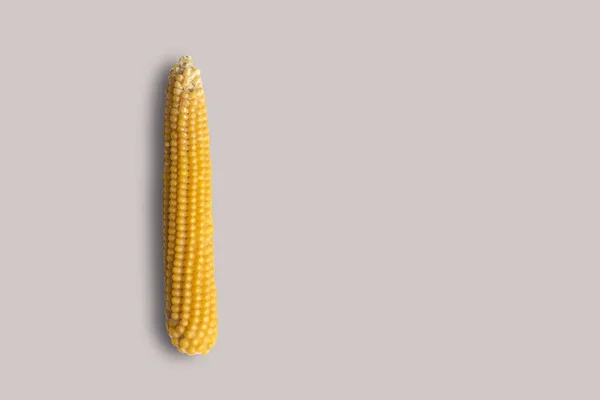
#> input picture images/corn/11.jpg, 600 x 400 px, found by its file name
$ python 'yellow and red kernels.py'
#> lines starting #> are read from the running program, lines starting #| are printed output that depends on the picture; after the words box and inside, x2 and y2 are one past the last pixel; in counts of white or black regions, pixels touching at a corner belong together
#> further down, image is the input picture: shape (400, 600, 3); mean B, G, R 189.2, 195.7, 206.9
import cv2
import numpy as np

def find_yellow_kernels(image):
    # Convert image to HSV color space
    hsv_image = cv2.cvtColor(image, cv2.COLOR_BGR2HSV)
#> hsv_image: shape (400, 600, 3); mean H, S, V 5.1, 22, 206.9

    # Define lower and upper bounds for yellow color in HSV
    lower_yellow = np.array([20, 100, 100])
    upper_yellow = np.array([30, 255, 255])

    # Threshold the image to get only yellow pixels
    yellow_mask = cv2.inRange(hsv_image, lower_yellow, upper_yellow)
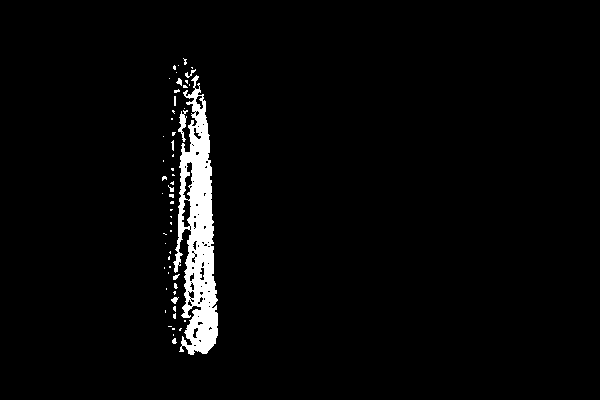
#> yellow_mask: shape (400, 600); 3% white; 56 white regions (46 under 20 px), largest, box (x1, y1, x2, y2) and area: (173, 75, 218, 355) 6516, (178, 110, 188, 142) 133, (185, 69, 196, 78) 34

    # Apply morphological operations to remove noise
    kernel = cv2.getStructuringElement(cv2.MORPH_RECT, (5, 5))
    yellow_mask = cv2.morphologyEx(yellow_mask, cv2.MORPH_OPEN, kernel)
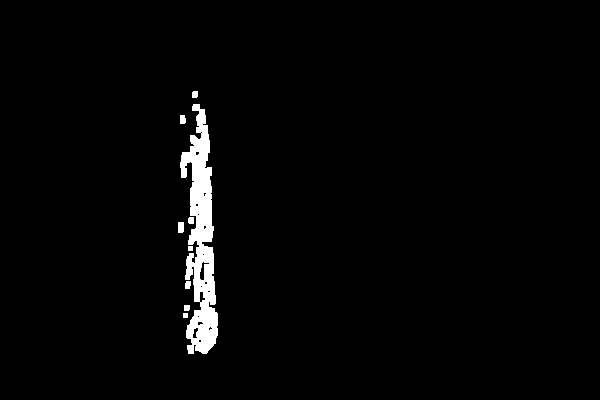
#> yellow_mask: shape (400, 600); 2.2% white; 9 white regions

    # Find contours of yellow kernels
    contours, _ = cv2.findContours(yellow_mask, cv2.RETR_EXTERNAL, cv2.CHAIN_APPROX_SIMPLE)
#> contours = 9 contours, 2 with area under 20; largest, box (x1, y1, x2, y2) and area: (180, 104, 218, 354) 4730, (178, 222, 184, 233) 50, (180, 115, 186, 124) 37, (185, 281, 191, 289) 31, (188, 217, 194, 224) 29, (192, 91, 198, 98) 29, (184, 305, 190, 311) 24

    # Display the number of yellow kernels
    num_kernels = len(contours)
#> num_kernels = 9
    print(f"Number of yellow kernels: {num_kernels}")
#| Number of yellow kernels: 9

    # Draw contours on the original image
    image_with_contours = cv2.drawContours(image.copy(), contours, -1, (0, 255, 255), 2)

    # Display the output image
    cv2.imshow("Yellow Kernels", image_with_contours)
    cv2.waitKey(0)
    cv2.destroyAllWindows()

# Load the image
image = cv2.imread(r'C:\Users\C.GOUTHAM\Desktop\Deepcorn\images\corn\11.jpg')

# Find yellow kernels in the image
find_yellow_kernels(image)

$ run again, with images/corn/1.jpg copied over images/corn/11.jpg
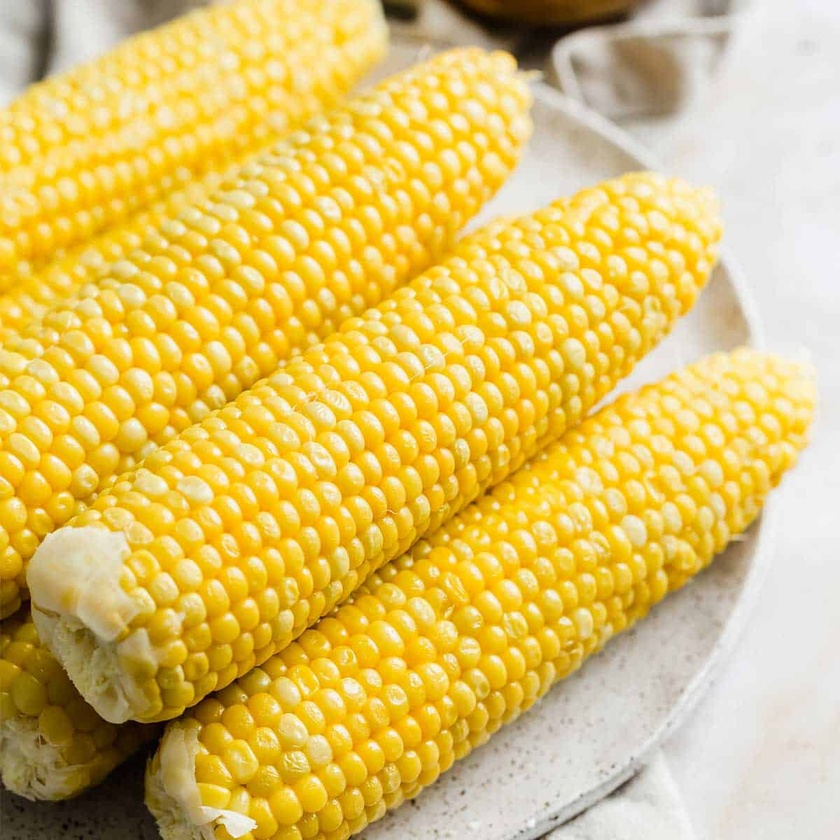
#> input picture images/corn/1.jpg, 840 x 840 px, shrunk from 1200 x 1200 before the run, found by its file name
#> image is the input picture: shape (840, 840, 3); mean B, G, R 104.5, 192.9, 221.9
#> hsv_image: shape (840, 840, 3); mean H, S, V 21.7, 135.6, 222
#> in find_yellow_kernels, `yellow_mask = cv2.morphologyEx(yellow_mask, cv2.MORPH_OPEN, kernel)`:
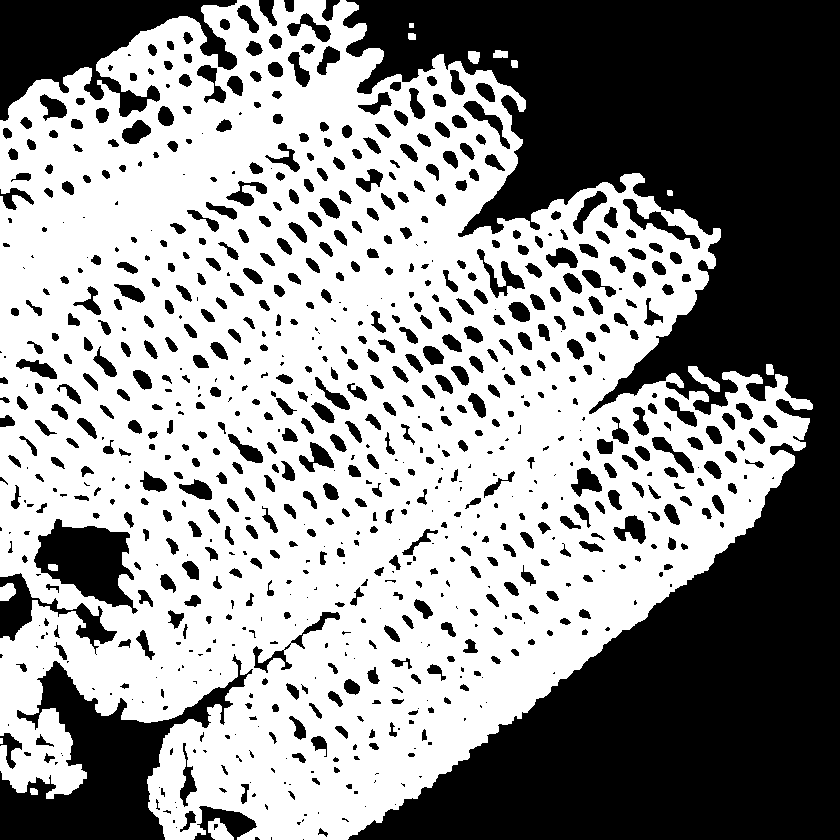
#> yellow_mask: shape (840, 840); 56.8% white; 829 black regions (259 under 20 px)
#> contours = 13 contours, 2 with area under 20; largest, box (x1, y1, x2, y2) and area: (0, 0, 813, 840) 461330, (208, 818, 234, 840) 330, (688, 366, 720, 392) 284, (0, 583, 16, 601) 196, (468, 51, 480, 64) 110
#> num_kernels = 13
#| Number of yellow kernels: 13
#> in find_yellow_kernels, `image_with_contours = cv2.drawContours(image.copy(), contours, -1, (0,..`:
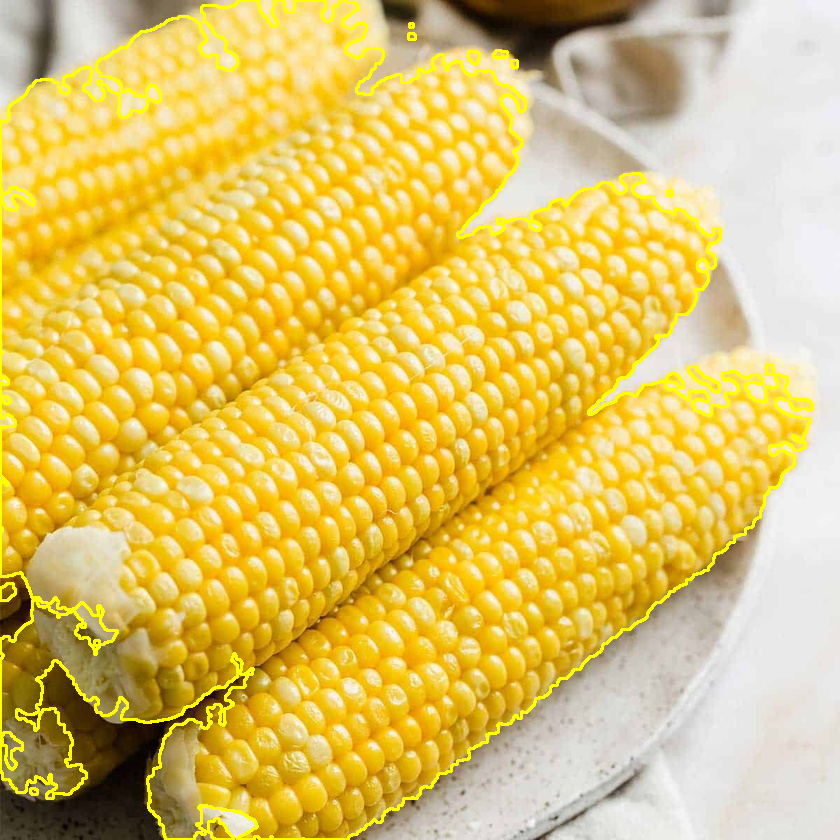
#> image_with_contours: shape (840, 840, 3); mean B, G, R 101.3, 195.5, 223.5

$ run again, with images/corn/12.jpg copied over images/corn/11.jpg
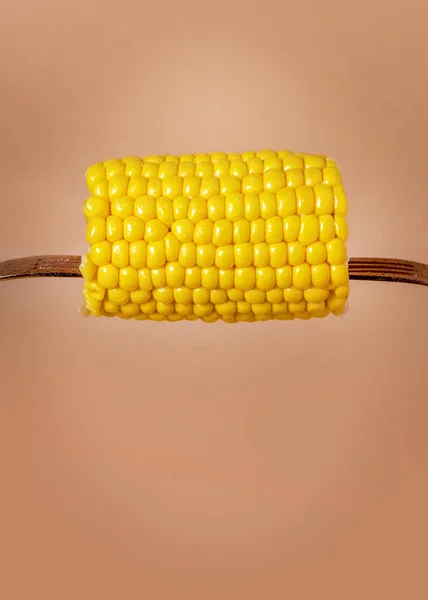
#> input picture images/corn/12.jpg, 428 x 600 px, found by its file name
#> image is the input picture: shape (600, 428, 3); mean B, G, R 95.1, 151.6, 204.3
#> hsv_image: shape (600, 428, 3); mean H, S, V 13.7, 134.8, 204.3
#> in find_yellow_kernels, `yellow_mask = cv2.morphologyEx(yellow_mask, cv2.MORPH_OPEN, kernel)`:
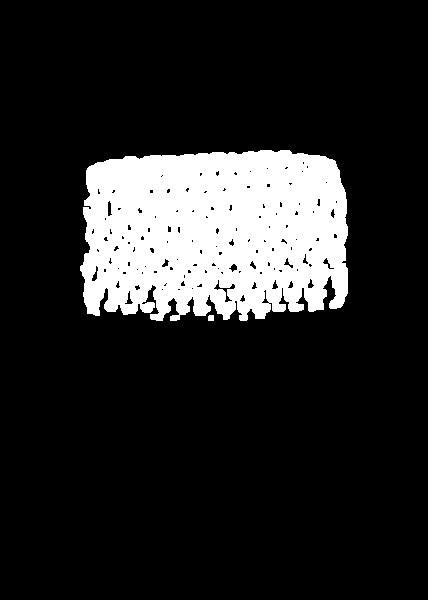
#> yellow_mask: shape (600, 428); 15.2% white; 2 white regions
#> contours = 2 contours; box (x1, y1, x2, y2) and area: (80, 150, 348, 321) 39598, (208, 315, 214, 321) 24
#> num_kernels = 2
#| Number of yellow kernels: 2
#> in find_yellow_kernels, `image_with_contours = cv2.drawContours(image.copy(), contours, -1, (0,..`:
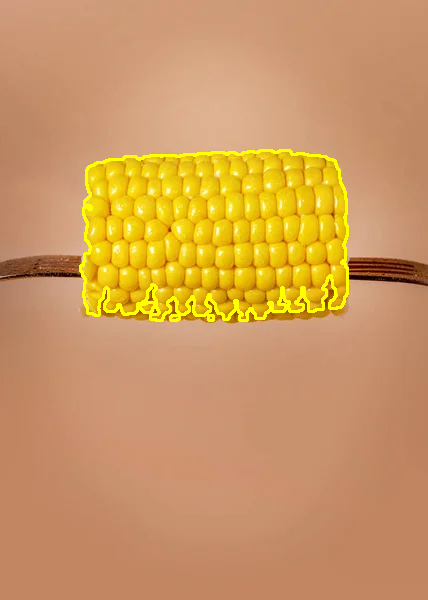
#> image_with_contours: shape (600, 428, 3); mean B, G, R 94.6, 153.5, 205.2

$ run again, with images/corn/13.jpg copied over images/corn/11.jpg
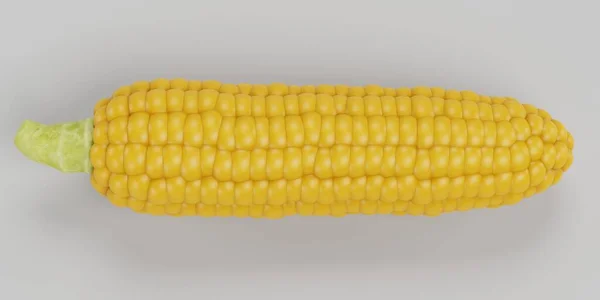
#> input picture images/corn/13.jpg, 600 x 300 px, found by its file name
#> image is the input picture: shape (300, 600, 3); mean B, G, R 143.6, 186.3, 200
#> hsv_image: shape (300, 600, 3); mean H, S, V 20.1, 68.4, 200.2
#> in find_yellow_kernels, `yellow_mask = cv2.morphologyEx(yellow_mask, cv2.MORPH_OPEN, kernel)`:
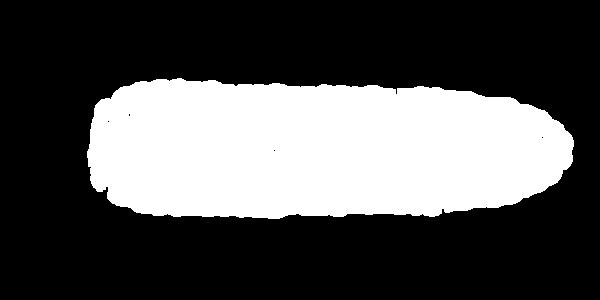
#> yellow_mask: shape (300, 600); 32.1% white; 1 white region
#> contours = 1 contour; box (x1, y1, x2, y2) and area: (87, 78, 574, 219) 57222
#> num_kernels = 1
#| Number of yellow kernels: 1
#> in find_yellow_kernels, `image_with_contours = cv2.drawContours(image.copy(), contours, -1, (0,..`:
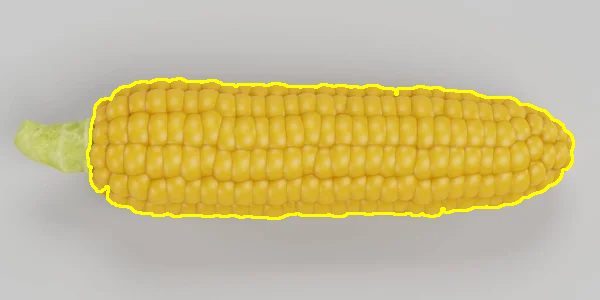
#> image_with_contours: shape (300, 600, 3); mean B, G, R 141.4, 188, 201.2
